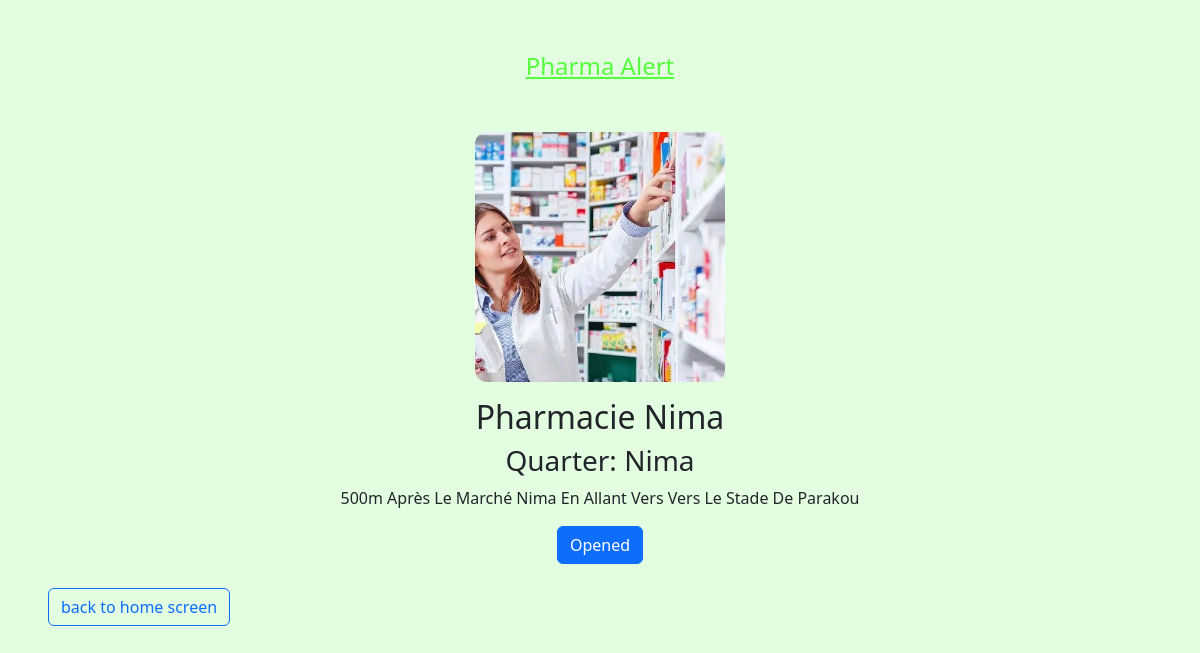
Page /localisation/pharmacie_nima/ on the committed database.
### pharma/models.py (models this page shows, shortened)
class Pharmacy(models.Model):
    name = models.CharField(max_length=120)
    slug = models.SlugField(max_length=120)
    country = models.CharField(max_length=120)
    town = models.CharField(max_length=120)
    quarter = models.CharField(max_length=120)
    localisation = models.TextField(max_length=500)
    logo = models.ImageField(upload_to='doc')
    image = models.ImageField(upload_to='doc')
    status = models.CharField(max_length=25, choices=STATUS, default='OPEN')
    owner = models.ForeignKey(UserProfile, on_delete=models.CASCADE)

### pharma/views.py (the view)
# urls.py: path('localisation/<str:slug>/', localisation, name='localisation_detail'),
def localisation(request, slug):
    details = get_object_or_404(Pharmacy, slug=slug)
    return render(request, 'pharma/localisation.html', context={'localisation': details})

### pharma/templates/pharma/localisation.html (shortened to what this page needs)
{% load static %}
<!DOCTYPE html>
<html lang="en">
<head>
    <link rel="stylesheet" href="{% static 'css/bootstrap.css' %}">
    <link rel="stylesheet" href="{% static 'css/localisation.css' %}">
</head>
<body>
    <header class="text-center text-capitalize py-5">
        <a href="{% url 'index' %}">Pharma Alert</a>
    </header>
    <section class="details text-center text-capitalize">
        <div class="detail">
            <div class="imgbox">
                <img src="{{ localisation.image.url }}" alt="{{ localisation.name }}" style="max-width: 250px;">
            </div>
            <div class="details py-3">
                <h2>{{ localisation.name }}</h2>
                <h3>Quarter: {{ localisation.quarter }}</h3>
                <p class="detail-text text-center mx-3">{{ localisation.localisation }}</p>
                <h1 class="btn btn-primary">opened</h1>
            </div>
        </div>
    </section>
    <div class="">
        <a href="{% url 'index' %}" class="btn btn-outline-primary mx-5">back to home screen</a>
    </div>
</body>
</html>

### pharma/static/css/localisation.css (style rules this page uses)
* { margin: 0; padding: 0; box-sizing: border-box; background: #e3fde0; }
header { width: 100%; display: block; justify-content: center; align-items: center; }
header a { font-size: 1.5em; color: #21ff00bb; }
img { border-radius: 12px; }

### rows in the picture
Pharmacy: image (picture), name "Pharmacie Nima", quarter "Nima", localisation "500m Après Le Marché Nima En Allant Vers Vers Le Stade De Parakou"
